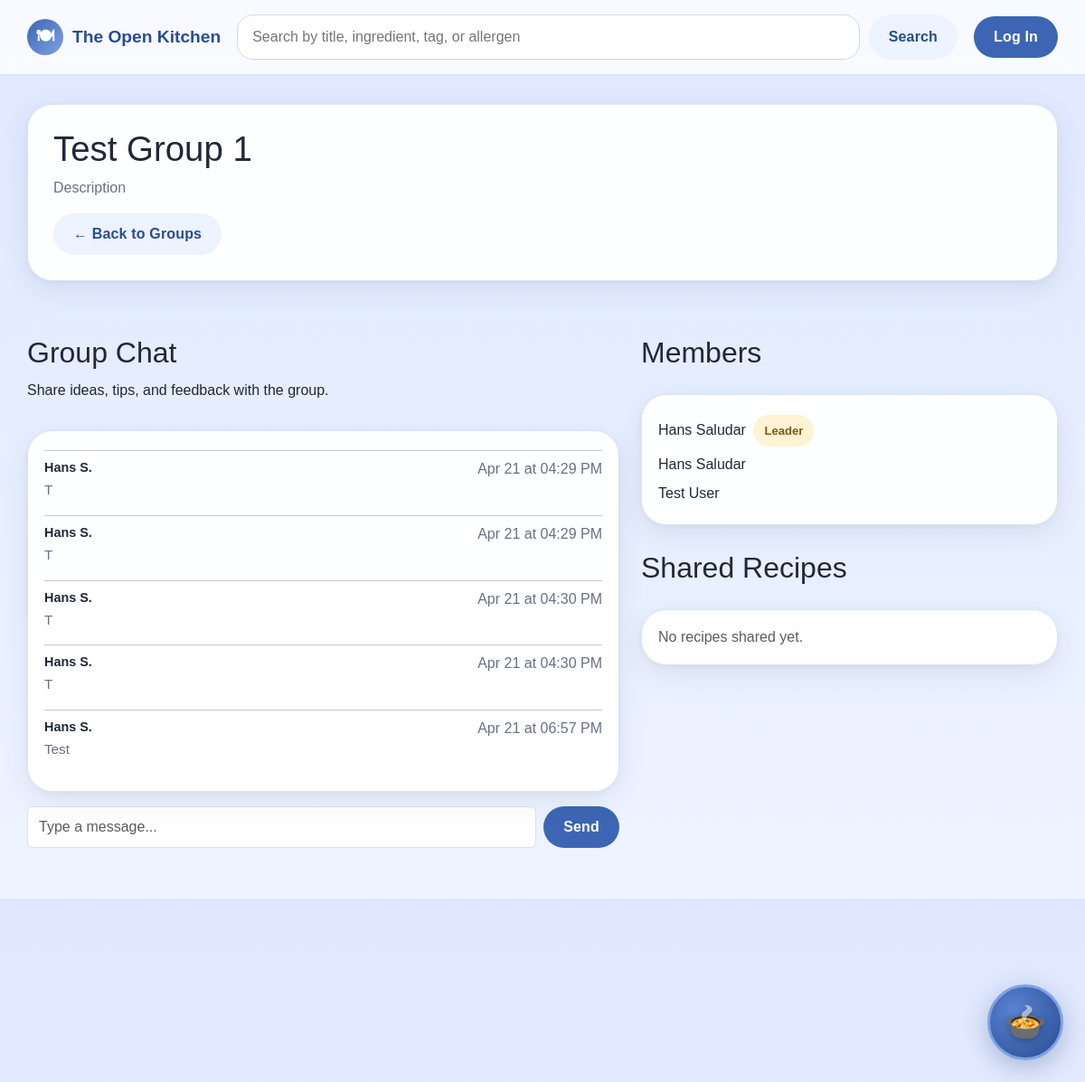
Screenshot of /groups/5 with the database file from the repository.
### app/models.py (models this page shows, shortened)
class Group(db.Model):
    __tablename__ = 'groups'
    id = db.Column(db.Integer, primary_key=True)
    leaderID = db.Column(db.Integer, db.ForeignKey('users.id'), nullable=False)
    name = db.Column(db.String(100), nullable=False)
    description = db.Column(db.Text)
    dateCreated = db.Column(db.DateTime, nullable=False)
    members = db.relationship('GroupMember', backref='group', lazy=True)
    messages = db.relationship('GroupMessage', backref='group', lazy=True)

class GroupMessage(db.Model):
    __tablename__ = 'group_messages'
    id = db.Column(db.Integer, primary_key=True)
    groupID = db.Column(db.Integer, db.ForeignKey('groups.id'), nullable=False)
    senderID = db.Column(db.Integer, db.ForeignKey('users.id'), nullable=False)
    content = db.Column(db.Text, nullable=False)
    dateSent = db.Column(db.DateTime, nullable=False)
    sender = db.relationship('User', foreign_keys=[senderID])

class User(db.Model):
    __tablename__ = 'users'
    id = db.Column(db.Integer, primary_key=True)
    firstName = db.Column(db.String(50), nullable=False)
    lastName = db.Column(db.String(50), nullable=False)
    email = db.Column(db.String(100), unique=True, nullable=False)
    password = db.Column(db.String(255), nullable=False)
    role = db.Column(db.String(20), nullable=False, default='contributor')
    isActive = db.Column(db.Boolean, default=True)
    dateCreated = db.Column(db.DateTime, nullable=False, default=datetime.now)
    avatar = db.Column(db.String(255), nullable=True)
    preferMetric = db.Column(db.Boolean, default=False, nullable=False)
    disableNotifications = db.Column(db.Boolean, default=False, nullable=False)
    lastSeen = db.Column(db.DateTime, nullable=True, default=None)
    doNotDisturb = db.Column(db.Boolean, default=False, nullable=False)
    recipes = db.relationship('Recipe', backref='author', lazy=True)

class GroupMember(db.Model):
    __tablename__ = 'group_members'
    id = db.Column(db.Integer, primary_key=True)
    groupID = db.Column(db.Integer, db.ForeignKey('groups.id'), nullable=False)
    userID = db.Column(db.Integer, db.ForeignKey('users.id'), nullable=False)
    dateJoined = db.Column(db.DateTime, nullable=False)
    user = db.relationship('User', backref='memberships', lazy=True)

### app/routes.py (the view)
@app.route('/groups/<int:group_id>')
def view_group(group_id):
    group = Group.query.get_or_404(group_id)
    return render_template('groups/view.html',
                           group=group,
                           messages=GroupMessage.query.filter_by(groupID=group_id).order_by(GroupMessage.dateSent).all(),
                           shared_recipes=GroupRecipe.query.filter_by(groupID=group_id).all(),
                           members=GroupMember.query.filter_by(groupID=group_id).all())

### app/routes.py (called while the page is built)
def get_current_user():
    if 'user_id' in session:
        return User.query.get(session['user_id'])
    return None

def current_user_id():
    return session.get('user_id')

def _get_notifications():
    uid = current_user_id()
    if uid is None:
        return []
    return Notification.query.filter_by(userID=uid).order_by(Notification.dateCreated.desc()).all()

@app.context_processor
def inject_current_user():
    return {'current_user': get_current_user()}

@app.context_processor
def inject_notifications():
    notifications = _get_notifications()
    has_unread = any(not n.isRead for n in notifications)
    return dict(notifications=notifications, has_unread=has_unread)

@app.before_request
def update_last_seen():
    if 'user_id' in session:
        user = User.query.get(session['user_id'])
        if user:
            user.lastSeen = datetime.now()
            db.session.commit()

### app/templates/groups/view.html (shortened to what this page needs)
{% extends "base.html" %}
{% block content %}
<section class="hero-card">
    <div>
        <h1>{{ group.name }}</h1>
        <p class="hero-copy">{{ group.description or 'No description provided.' }}</p>
        <div class="hero-actions">
            <a href="{{ url_for('my_groups') }}" class="btn btn-secondary">← Back to Groups</a>
        </div>
    </div>
</section>
<div class="row g-4 mt-2">
    <div class="col-md-7">
        <section class="section-head">
            <div>
                <h2>Group Chat</h2>
                <p>Share ideas, tips, and feedback with the group.</p>
            </div>
        </section>
        <article class="recipe-card mb-3" style="max-height: 400px; overflow-y: auto;" id="chatBox">
            {% if messages %}
                {% for msg in messages %}
                <div class="mb-3">
                    <div class="d-flex justify-content-between">
                        <span class="fw-semibold" style="font-size: .9rem;">
                            {{ msg.sender.firstName }} {{ msg.sender.lastName[0] }}.
                        </span>
                        <span class="muted-small">{{ msg.dateSent.strftime('%b %d at %I:%M %p') }}</span>
                    </div>
                    <p class="mb-0" style="font-size: .95rem;">{{ msg.content }}</p>
                </div>
                {% if not loop.last %}<hr class="my-2">{% endif %}
                {% endfor %}
            {% else %}
                <p class="text-muted">No messages yet. Start the conversation!</p>
            {% endif %}
        </article>
        <form method="POST" action="{{ url_for('send_message', group_id=group.id) }}">
            <div class="d-flex gap-2">
                <input type="text" name="content" class="form-control" placeholder="Type a message..." required>
                <button type="submit" class="btn btn-primary">Send</button>
            </div>
        </form>
    </div>
    <div class="col-md-5">
        <section class="section-head">
            <div>
                <h2>Members</h2>
            </div>
        </section>
        <article class="recipe-card mb-4">
            {% for m in members %}
            <div class="d-flex align-items-center justify-content-between py-1">
                <span>{{ m.user.firstName }} {{ m.user.lastName }}
                    {% if m.userID == group.leaderID %}
                    <span class="mini-pill ms-1">Leader</span>
                    {% endif %}
                </span>
            </div>
            {% endfor %}
        </article>
        <section class="section-head">
            <div>
                <h2>Shared Recipes</h2>
            </div>
        </section>
        {% if shared_recipes %}
        <div>
            {% for gr in shared_recipes %}
            <div class="recipe-card-wrap mb-2">
                <a href="{{ url_for('view_recipe', recipe_id=gr.recipe.id) }}" class="recipe-card-link">
                    <article class="recipe-card">
                        {% if gr.recipe.image %}
                        <img class="recipe-card-bg" src="{{ url_for('static', filename='uploads/' + gr.recipe.image) }}" alt="">
                        {% endif %}
                        <div class="recipe-card-content">
                            <div class="recipe-card-top">
                                <span class="mini-pill">Shared</span>
                            </div>
                            <h3>{{ gr.recipe.title }}</h3>
                            <div class="recipe-card-footer">
                                <span class="muted-small">by {{ gr.sharedBy.firstName }} {{ gr.sharedBy.lastName[0] }}.</span>
                                <span>Open →</span>
                            </div>
                        </div>
                    </article>
                </a>
            </div>
            {% endfor %}
        </div>
        {% else %}
        <article class="recipe-card">
            <p class="text-muted mb-0">No recipes shared yet.</p>
        </article>
        {% endif %}
    </div>
</div>
{% endblock %}

### app/static/style.css (style rules this page uses)
:root { --bg-top: #dfe8ff; --bg-bottom: #eef4ff; --surface: rgba(255, 255, 255, 0.96); --surface-strong: #ffffff; --primary: #3c66b3; --primary-dark: #274d90; --accent: #f4c15d; --text: #20283a; --muted: #687087; --line: #d9e2f2; --shadow: 0 10px 32px rgba(40, 55, 90, 0.09), 0 2px 8px rgba(40,55,90,0.05); --radius-lg: 28px; --radius-md: 22px; --radius-sm: 16px; }
* { box-sizing: border-box; }
html, body { margin: 0; padding: 0; }
body { font-family: Arial, Helvetica, sans-serif; color: var(--text); background: linear-gradient(180deg, var(--bg-top) 0%, var(--bg-bottom) 100%); }
a { color: inherit; text-decoration: none; }
.searchbar input, input, select, textarea { width: 100%; padding: 12px 16px; border: 1px solid #ccd7ed; border-radius: 18px; font: inherit; background: white; transition: border-color .15s ease, box-shadow .15s ease; }
.btn { display: inline-flex; align-items: center; justify-content: center; gap: 8px; border: 0; border-radius: 999px; padding: 11px 22px; font-weight: 600; letter-spacing: 0.01em; cursor: pointer; transition: background .18s ease, transform .12s ease, box-shadow .18s ease; }
.btn-primary { background: var(--primary); color: white; }
.btn-secondary { background: #edf3ff; color: var(--primary-dark); }
.hero-card, .recipe-card, .form-card, .panel-card, .empty-state, .alert, .stat-card { background: var(--surface); border: 1px solid var(--line); border-radius: var(--radius-lg); box-shadow: var(--shadow); }
.hero-card { display: grid; grid-template-columns: 1.2fr .8fr; gap: 24px; padding: 28px; }
h1, h2, h3 { margin: 0 0 10px; }
.hero-card h1 { font-size: 2.4rem; line-height: 1.1; }
.hero-copy, .lead, .helper, .muted-small { color: var(--muted); }
.hero-actions, .pill-row, .form-actions { display: flex; gap: 12px; flex-wrap: wrap; }
.section-head { display: flex; align-items: end; justify-content: space-between; gap: 16px; margin: 28px 0 16px; }
.recipe-card { padding: 18px; position: relative; overflow: hidden; transition: transform .16s ease, box-shadow .16s ease; }
.recipe-card p { margin: 0 0 14px; color: var(--muted); }
.pill, .mini-pill { display: inline-flex; align-items: center; gap: 6px; border-radius: 999px; padding: 8px 12px; font-size: .82rem; font-weight: 700; }
.mini-pill { background: #fff3d4; color: #7a5b13; }

### rows the page displays
Group: name "Test Group 1", description "Description"
GroupMessage: sender.firstName "Hans", sender "S", dateSent "Apr 21 at 04:29 PM", content "T"
GroupMessage: sender.firstName "Hans", sender "S", dateSent "Apr 21 at 04:29 PM", content "T"
GroupMessage: sender.firstName "Hans", sender "S", dateSent "Apr 21 at 04:30 PM", content "T"
GroupMessage: sender.firstName "Hans", sender "S", dateSent "Apr 21 at 04:30 PM", content "T"
GroupMessage: sender.firstName "Hans", sender "S", dateSent "Apr 21 at 06:57 PM", content "Test"
GroupMember: user.firstName "Hans", user.lastName "Saludar", shows "Leader"
GroupMember: user.firstName "Hans", user.lastName "Saludar"
GroupMember: user.firstName "Test", user.lastName "User"
